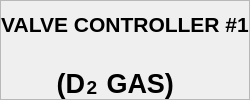
         <widget class="QFrame" name="frame_2" >
          <property name="sizePolicy" >
           <sizepolicy vsizetype="Preferred" hsizetype="Preferred" >
            <horstretch>0</horstretch>
            <verstretch>0</verstretch>
           </sizepolicy>
          </property>
          <property name="palette" >
           <palette>
            <active/>
            <inactive/>
            <disabled/>
           </palette>
          </property>
          <property name="frameShape" >
           <enum>QFrame::StyledPanel</enum>
          </property>
          <property name="frameShadow" >
           <enum>QFrame::Raised</enum>
          </property>
          <layout class="QVBoxLayout" >
           <property name="spacing" >
            <number>6</number>
           </property>
           <property name="leftMargin" >
            <number>0</number>
           </property>
           <property name="topMargin" >
            <number>0</number>
           </property>
           <property name="rightMargin" >
            <number>0</number>
           </property>
           <property name="bottomMargin" >
            <number>0</number>
           </property>
           <item>
            <widget class="QLabel" name="label_2" >
             <property name="font" >
              <font>
               <pointsize>16</pointsize>
               <weight>75</weight>
               <bold>true</bold>
              </font>
             </property>
             <property name="text" >
              <string>VALVE CONTROLLER #1</string>
             </property>
             <property name="alignment" >
              <set>Qt::AlignCenter</set>
             </property>
            </widget>
           </item>
           <item>
            <layout class="QHBoxLayout" >
             <property name="spacing" >
              <number>2</number>
             </property>
             <property name="leftMargin" >
              <number>0</number>
             </property>
             <property name="topMargin" >
              <number>0</number>
             </property>
             <property name="rightMargin" >
              <number>0</number>
             </property>
             <property name="bottomMargin" >
              <number>0</number>
             </property>
             <item>
              <widget class="QLabel" name="label_18" >
               <property name="sizePolicy" >
                <sizepolicy vsizetype="Preferred" hsizetype="Minimum" >
                 <horstretch>0</horstretch>
                 <verstretch>0</verstretch>
                </sizepolicy>
               </property>
               <property name="minimumSize" >
                <size>
                 <width>0</width>
                 <height>0</height>
                </size>
               </property>
               <property name="font" >
                <font>
                 <pointsize>20</pointsize>
                 <weight>75</weight>
                 <bold>true</bold>
                </font>
               </property>
               <property name="text" >
                <string>(D</string>
               </property>
               <property name="alignment" >
                <set>Qt::AlignBottom|Qt::AlignRight|Qt::AlignTrailing</set>
               </property>
              </widget>
             </item>
             <item>
              <widget class="QLabel" name="label_19" >
               <property name="sizePolicy" >
                <sizepolicy vsizetype="Preferred" hsizetype="Minimum" >
                 <horstretch>0</horstretch>
                 <verstretch>0</verstretch>
                </sizepolicy>
               </property>
               <property name="maximumSize" >
                <size>
                 <width>10</width>
                 <height>16777215</height>
                </size>
               </property>
               <property name="font" >
                <font>
                 <pointsize>14</pointsize>
                 <weight>75</weight>
                 <bold>true</bold>
                </font>
               </property>
               <property name="text" >
                <string>2</string>
               </property>
               <property name="alignment" >
                <set>Qt::AlignBottom|Qt::AlignHCenter</set>
               </property>
              </widget>
             </item>
             <item>
              <widget class="QLabel" name="label_20" >
               <property name="sizePolicy" >
                <sizepolicy vsizetype="Preferred" hsizetype="Minimum" >
                 <horstretch>0</horstretch>
                 <verstretch>0</verstretch>
                </sizepolicy>
               </property>
               <property name="minimumSize" >
                <size>
                 <width>150</width>
                 <height>0</height>
                </size>
               </property>
               <property name="font" >
                <font>
                 <pointsize>20</pointsize>
                 <weight>75</weight>
                 <bold>true</bold>
                </font>
               </property>
               <property name="text" >
                <string> GAS)    </string>
               </property>
               <property name="alignment" >
                <set>Qt::AlignBottom|Qt::AlignLeading|Qt::AlignLeft</set>
               </property>
              </widget>
             </item>
            </layout>
           </item>
          </layout>
         </widget>
